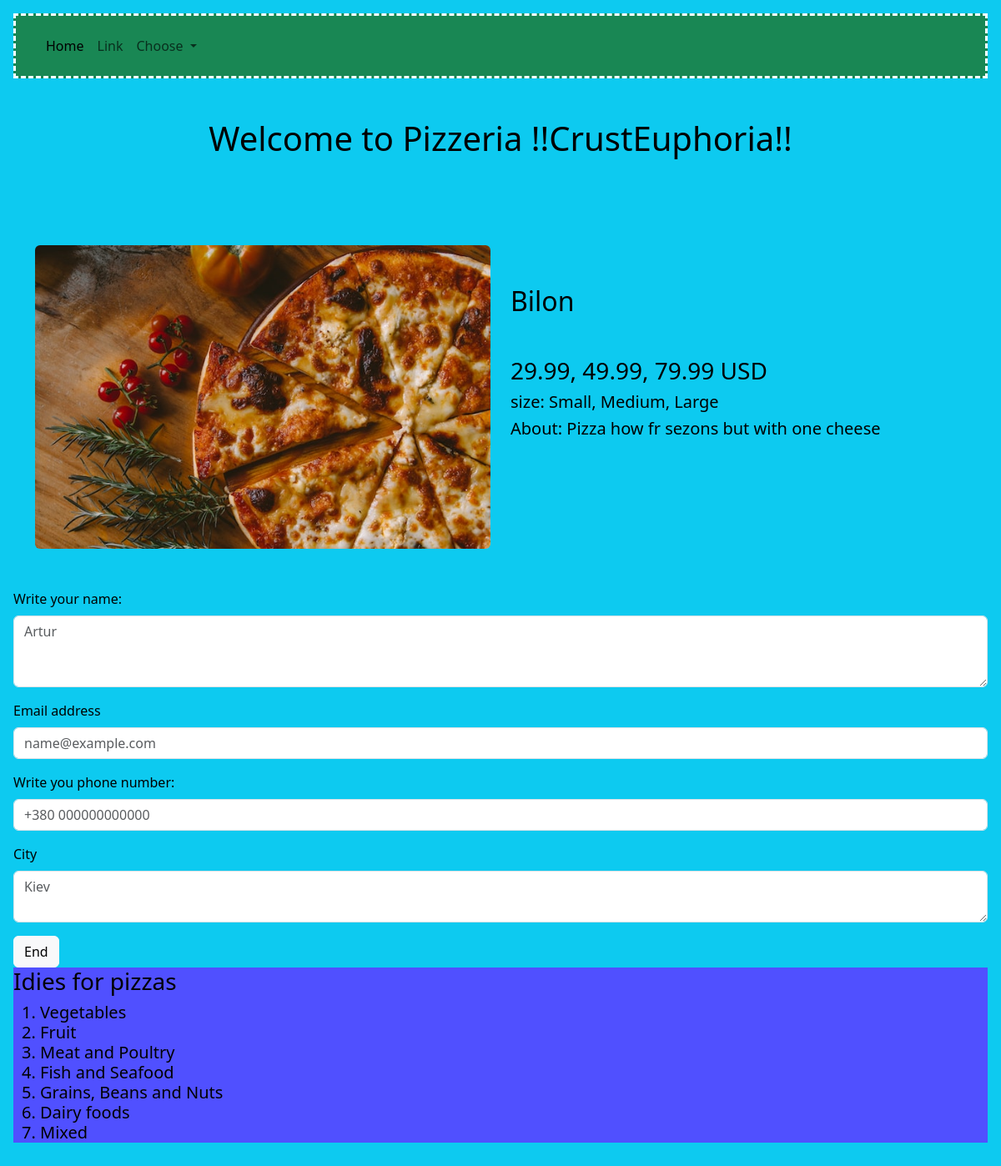
Screenshot of /templates/pizza/6 with the database file from the repository.
### tables this page shows
CREATE TABLE "pizza" (
	"id"	INTEGER,
	"category_id"	INTEGER NOT NULL,
	"title"	TEXT NOT NULL,
	"description"	TEXT,
	"image"	TEXT,
	"price"	REAL NOT NULL DEFAULT '29.99, 49.99, 79.99',
	"size"	TEXT DEFAULT 'Small, Medium, Large',
	"id_category"	NUMERIC NOT NULL DEFAULT 'None',
	FOREIGN KEY("category_id") REFERENCES "categories"("id"),
	PRIMARY KEY("id")
);

### app.py (the view, shortened to what this page needs)
@app.route("/templates/pizza/<pizza_id>")
def order_pizza(pizza_id):
    pizza_obj = db_pizzas.get_pizza(pizza_id)
    return render_template('new_order_pizza.html', title="Online Pizzeria", pizza = pizza_obj)

### sql_queries.py (called while the page is built)
    def open_pizzas(self): #функція що відкриває базу даних
        self.conn =sqlite3.connect(self.db_name) # з'єднання з базою даних (БД)
        self.cursor = self.conn.cursor() #курсор (посилання) на БД

    def close_pizzas(self): #функція що закриває базу даних
        self.cursor.close()
        self.conn.close()

    def get_pizza(self, id):
        self.open_pizzas()
        self.cursor.execute("SELECT * FROM pizza WHERE id==(?)", [id])
        data_one_pizza = self.cursor.fetchone()
        self.close_pizzas()
        return data_one_pizza

### templates/new_order_pizza.html
{% extends "base.html" %}
{% block content %}
        <div class="container py-5 one_pizza">
        <div class="row">
            <div class="col-12 col-lg-6">
                <img src="{{ url_for('static', filename='img/' + pizza[4]) }}" alt="picture of pizza" class="rounded img-fluid">
            </div>
                <div class="col-12 col-lg-6">
                    <h2 class="mr-5 ml-5 mb-5 mt-5">{{pizza[2]}}</h2>
                    <h3>{{pizza[5]}} USD</h3>
                    <h5>size: {{pizza[6]}}</h5>
                    <h5>About: {{pizza[3]}}</h5>
                </div>
            </div>
        </div>
        <form action="" method="post">
            <div class="mb-3">
                <label for="exampleFormControlTextarea1" class="form-label">Write your name:</label>
                <textarea required name="name" class="form-control" id="exampleFormControlTextarea1" rows="3" placeholder="Artur"></textarea>
            </div>
            <div class="mb-3">
                <label for="exampleFormControlInput1" class="form-label">Email address</label>
                <input type="email" class="form-control" id="exampleFormControlInput1" placeholder="name@example.com">
            </div>
            <div class="mb-3">
                <label for="exampleFormControlInput1" class="form-label">Write you phone number:</label>
                <input type="number" class="form-control" id="exampleFormControlInput1" placeholder="+380 000000000000">
            </div>
            <div class="mb-3">
                <label for="exampleFormControlTextarea1" class="form-label">City</label>
                <textarea required name="name" class="form-control" id="exampleFormControlTextarea1" placeholder="Kiev"></textarea>
            </div>
        </form>
        <button type="submit" class="btn btn-light" href="/templates/index.html">End</button>
{% endblock %}

### rows the page displays
pizza: image (picture), title "Bilon", price "29.99, 49.99, 79.99", size "Small, Medium, Large", description "Pizza how fr sezons but with one cheese"
